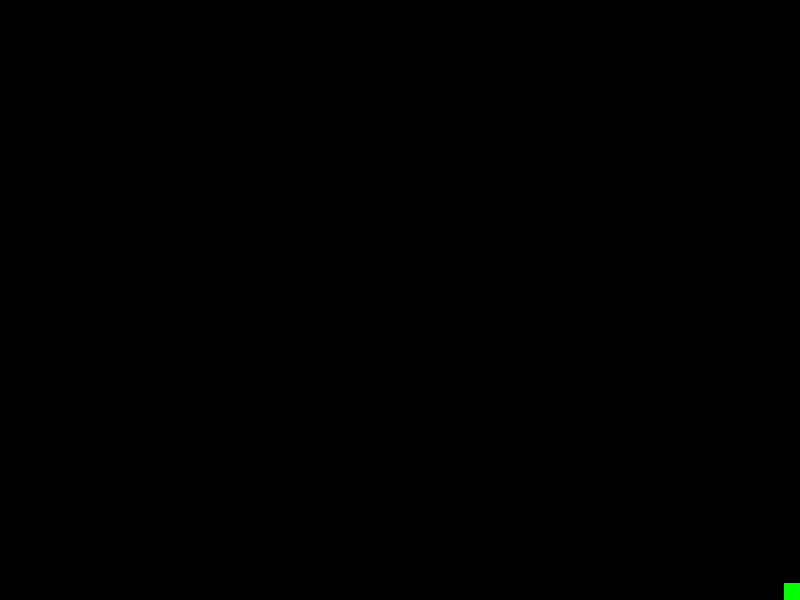
Frame 1 (no input)
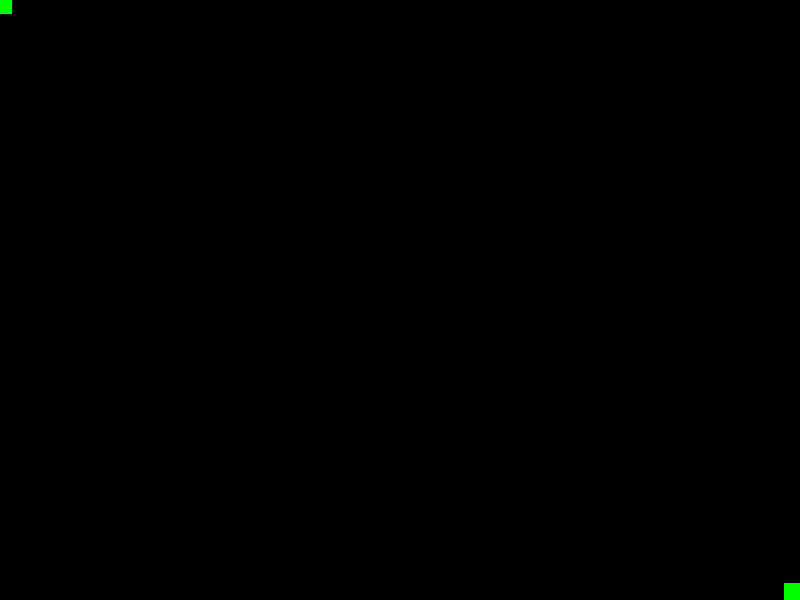
Frame 60 (the mouse pressed at the canvas centre just before this capture)
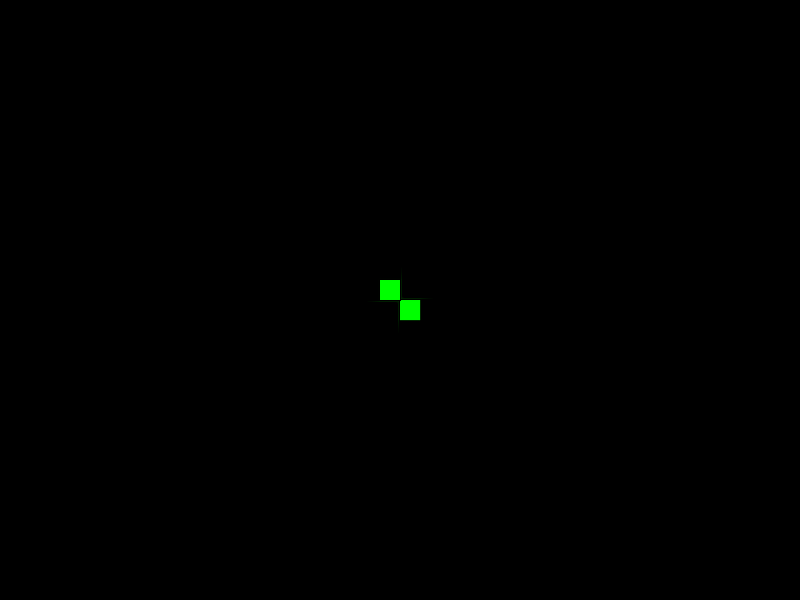
Frame 120 (the mouse held since frame 60 and released just before this capture)

The Processing sketch that drew these frames (run headless with seeded random() and noise(); from frame 60 on, the mouse is pressed at the canvas centre):

// Processing sketch: sketch_160121a
// ── sketch_160121a.pde
void setup() {
  size(800, 600);
  background(0);
}
void draw() {

  translate(width*0.5, height*0.5);
  scale(-1.01);  //zoom in speed
  translate(-width*0.5, -height*0.5);

  image(get(), 0, 0, width, height);

  fill(0, 255, 0);
  rect(mouseX, mouseY, 20, 20);
}
